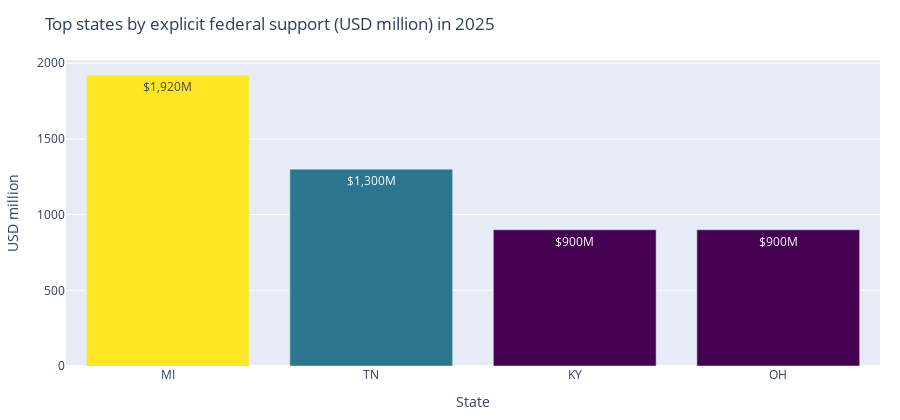
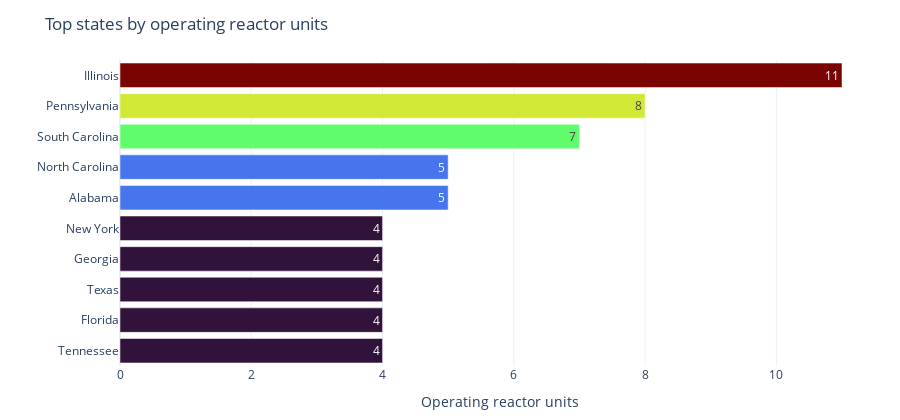
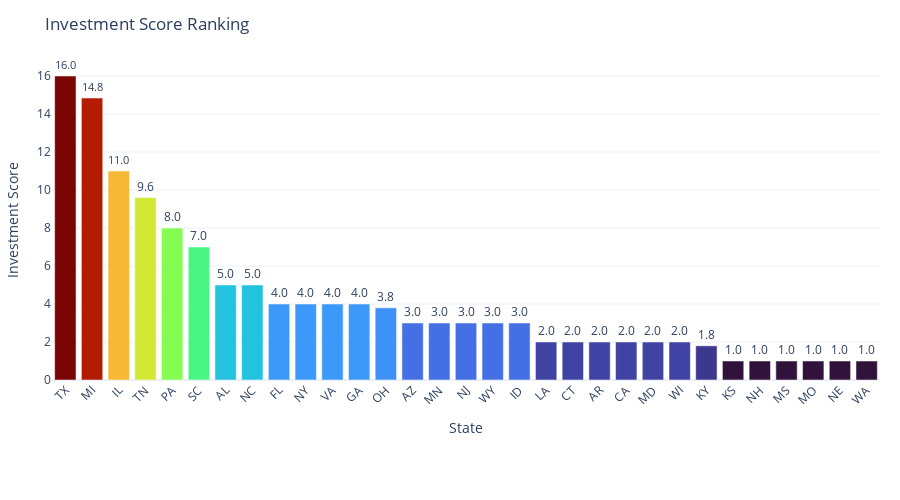
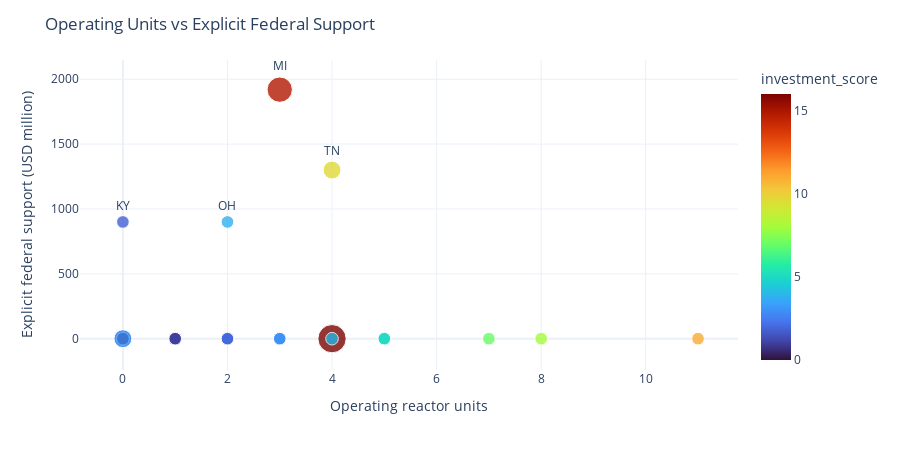

The notebook cell these images were saved under, in order:
### Markdown cell above
## II. Nuclear Investments and Scoring by State

### Code cell
import pandas as pd
import numpy as np

from IPython.display import HTML, display
import plotly.graph_objects as go
import plotly.express as px

# Load your uploaded CSVs
inv = pd.read_csv("us_nuclear_investment_by_state_asof_2026-02-25.csv", sep=";")
policy = pd.read_csv("inl_nuclear_policy_mentions_classified.csv", sep=";")

# Clean types (safe casts)
int_cols = [
    "fips",
    "operating_reactor_units",
    "planned_new_reactor_units",
    "restart_existing_reactor_units",
]
for c in int_cols:
    inv[c] = pd.to_numeric(inv[c], errors="coerce").fillna(0).astype(int)

float_cols = [
    "restart_capacity_mw",
    "explicit_federal_support_usd_m",
    "state_reported_nuclear_investment_usd_m",
    "project_reported_private_investment_usd_m",
    "investment_score",
]
for c in float_cols:
    inv[c] = pd.to_numeric(inv[c], errors="coerce").fillna(0.0)

policy["theme"] = policy["theme"].fillna("").astype(str)
policy["state"] = policy["state"].fillna("").astype(str)


# Cell 2
display(HTML('<div class="section-title">III. Data Visualization and Analysis</div>'))
display(
    HTML(
        '<div class="fig-title">Figure 1 — Top Federal Support by State (USD million)</div>'
    )
)

top_support = (
    inv[inv["explicit_federal_support_usd_m"] > 0]
    .sort_values("explicit_federal_support_usd_m", ascending=False)
    .head(12)
)

# Plotly bar chart
fig1 = go.Figure(
    data=[
        go.Bar(
            x=top_support["abbr"],
            y=top_support["explicit_federal_support_usd_m"],
            text=[f"${v:,.0f}M" for v in top_support["explicit_federal_support_usd_m"]],
            textposition="inside",
            marker=dict(
                color=top_support["explicit_federal_support_usd_m"],
                colorscale="Viridis",
                showscale=False,
            ),
        )
    ]
)
fig1.update_layout(
    title="Top states by explicit federal support (USD million) in 2025",
    xaxis_title="State",
    yaxis_title="USD million",
    margin=dict(l=50, r=20, t=60, b=50),
    height=420,
)

# Table HTML
tbl1 = (
    top_support[["state", "explicit_federal_support_usd_m"]]
    .rename(
        columns={
            "state": "State",
            "explicit_federal_support_usd_m": "Federal Support (USD million)",
        }
    )
    .to_html(index=False, border=0)
)

# Side-by-side layout
display(HTML('<div class="grid-2">'))
display(HTML('<div class="card">'))
fig1.show()
display(HTML("</div>"))

display(
    HTML(f"""
<div class="card">
  <h4>Top support table</h4>
  {tbl1}
  <div class="note">Only explicitly stated federal support amounts are included in this field.</div>
</div>
</div>
""")
)

# Cell 3
display(
    HTML('<div class="fig-title">Figure 2 — Operating Reactor Units (Top States)</div>')
)

top_ops = (
    inv.sort_values(["operating_reactor_units", "investment_score"], ascending=False)
    .head(10)
    .copy()
)

# Plotly horizontal bar
data2 = top_ops.sort_values("operating_reactor_units", ascending=True)
fig2 = go.Figure(
    data=[
        go.Bar(
            x=data2["operating_reactor_units"],
            y=data2["state"],
            orientation="h",
            text=data2["operating_reactor_units"],
            textposition="inside",
            marker=dict(
                color=data2["operating_reactor_units"],
                colorscale="Turbo",  # very colorful modern gradient
                showscale=False,
            ),
        )
    ]
)

fig2.update_layout(
    title="Top states by operating reactor units",
    xaxis_title="Operating reactor units",
    template="plotly_white",
    margin=dict(l=120, r=20, t=60, b=50),
    height=420,
)


tbl2 = (
    top_ops[
        [
            "state",
            "operating_reactor_units",
            "planned_new_reactor_units",
            "investment_score",
        ]
    ]
    .rename(
        columns={
            "state": "State",
            "operating_reactor_units": "Operating Reactor Units",
            "planned_new_reactor_units": "Planned New Reactor Units",
            "investment_score": "Investment Score",
        }
    )
    .to_html(index=False, border=0)
)

display(HTML('<div class="grid-2">'))
display(HTML('<div class="card">'))
fig2.show()
display(HTML("</div>"))

display(
    HTML(f"""
<div class="card">
  <h4>Operating fleet preview</h4>
  {tbl2}
</div>
</div>
""")
)

# Cell 4
display(
    HTML('<div class="fig-title">Figure 3 — Investment Score by State (All 50)</div>')
)

score_sorted = (
    inv[inv["investment_score"] > 0]  # 🔹 remove zero-score states
    .sort_values("investment_score", ascending=False)
    .copy()
)

fig3 = go.Figure(
    data=[
        go.Bar(
            x=score_sorted["abbr"],
            y=score_sorted["investment_score"],
            text=[f"{v:.1f}" for v in score_sorted["investment_score"]],
            textposition="outside",
            marker=dict(
                color=score_sorted["investment_score"],  # color by value
                colorscale="Turbo",  # very colorful gradient
                showscale=False,
            ),
            hovertemplate=(
                "<b>%{x}</b><br>"
                "Investment Score: %{y:.2f}<br>"
                "%{hovertext}<extra></extra>"
            ),
            hovertext=[
                f"{s} • {t}"
                for s, t in zip(
                    score_sorted["state"],
                    score_sorted.get("tier", [""] * len(score_sorted)),
                )
            ],
        )
    ]
)

fig3.update_layout(
    title="Investment Score Ranking",
    xaxis_title="State",
    yaxis_title="Investment Score",
    xaxis_tickangle=-45,
    template="plotly_white",
    margin=dict(l=50, r=20, t=60, b=120),
    height=500,
)

display(HTML('<div class="card">'))
fig3.show()
display(HTML("</div>"))

# Cell 5
display(
    HTML(
        '<div class="fig-title">Figure 4 — Scatter: Operating Units vs Explicit Federal Support</div>'
    )
)

# Create a label column
inv["label"] = inv.apply(
    lambda row: row["abbr"] if row["explicit_federal_support_usd_m"] > 0 else "", axis=1
)

fig4 = px.scatter(
    inv,
    x="operating_reactor_units",
    y="explicit_federal_support_usd_m",
    size=inv["planned_new_reactor_units"] + inv["restart_existing_reactor_units"] + 1,
    color="investment_score",
    color_continuous_scale="Turbo",
    hover_data=["state", "investment_score", "tier"],
    text="label",
)

fig4.update_traces(textposition="top center", marker=dict(opacity=0.8))

fig4.update_layout(
    template="plotly_white",
    title="Operating Units vs Explicit Federal Support",
    xaxis_title="Operating reactor units",
    yaxis_title="Explicit federal support (USD million)",
    height=450,
)

fig4.show()


# If you want to hide zero-score states on the map, uncomment the filter line
df_map = inv.copy()
# df_map = df_map[df_map["investment_score"] > 0]

fig_map = px.choropleth(
    df_map,
    locations="abbr",  # state abbreviations (e.g., CA, NY)
    locationmode="USA-states",
    color="investment_score",
    scope="usa",
    color_continuous_scale="Turbo",  # colorful gradient
    hover_name="state",
    hover_data={
        "abbr": True,
        "operating_reactor_units": True,
        "planned_new_reactor_units": True,
        "restart_existing_reactor_units": True,
        "explicit_federal_support_usd_m": True,
        "investment_score": True,
    },
    labels={
        "operating_reactor_units": "Operating Units",
        "planned_new_reactor_units": "Planned New Units",
        "restart_existing_reactor_units": "Restart Units",
        "explicit_federal_support_usd_m": "Federal Support (USD million)",
        "investment_score": "Investment Score",
    },
    title="U.S. Nuclear Investment Score by State",
)

fig_map.update_layout(
    template="plotly_white", height=600, margin=dict(l=10, r=10, t=60, b=10)
)

fig_map.show()

### Figure 1 — Plotly figure (JSON) as saved in the notebook; plotly's stock layout.template omitted (floating-point values rounded to 4 significant figures)
{"data": [{"marker": {"color": [1920.0, 1300.0, 900.0, 900.0], "colorscale": [[0, "#440154"], [0.1111, "#482878"], [0.2222, "#3e4989"], [0.3333, "#31688e"], [0.4444, "#26828e"], [0.5556, "#1f9e89"], [0.6667, "#35b779"], [0.7778, "#6ece58"], [0.8889, "#b5de2b"], [1, "#fde725"]], "showscale": false}, "text": ["$1,920M", "$1,300M", "$900M", "$900M"], "textposition": "inside", "type": "bar", "x": ["MI", "TN", "KY", "OH"], "y": [1920.0, 1300.0, 900.0, 900.0]}], "layout": {"height": 420, "margin": {"b": 50, "l": 50, "r": 20, "t": 60}, "title": {"text": "Top states by explicit federal support (USD million) in 2025"}, "xaxis": {"title": {"text": "State"}}, "yaxis": {"title": {"text": "USD million"}}}}

### Figure 2 — Plotly figure (JSON) as saved in the notebook; plotly's stock layout.template omitted (floating-point values rounded to 4 significant figures)
{"data": [{"marker": {"color": [4, 4, 4, 4, 4, 5, 5, 7, 8, 11], "colorscale": [[0, "#30123b"], [0.07143, "#4145ab"], [0.1429, "#4675ed"], [0.2143, "#39a2fc"], [0.2857, "#1bcfd4"], [0.3571, "#24eca6"], [0.4286, "#61fc6c"], [0.5, "#a4fc3b"], [0.5714, "#d1e834"], [0.6429, "#f3c63a"], [0.7143, "#fe9b2d"], [0.7857, "#f36315"], [0.8571, "#d93806"], [0.9286, "#b11901"], [1, "#7a0402"]], "showscale": false}, "orientation": "h", "text": [4.0, 4.0, 4.0, 4.0, 4.0, 5.0, 5.0, 7.0, 8.0, 11.0], "textposition": "inside", "type": "bar", "x": [4, 4, 4, 4, 4, 5, 5, 7, 8, 11], "y": ["Tennessee", "Florida", "Texas", "Georgia", "New York", "Alabama", "North Carolina", "South Carolina", "Pennsylvania", "Illinois"]}], "layout": {"height": 420, "margin": {"b": 50, "l": 120, "r": 20, "t": 60}, "title": {"text": "Top states by operating reactor units"}, "xaxis": {"title": {"text": "Operating reactor units"}}}}

### Figure 3 — Plotly figure (JSON) as saved in the notebook; plotly's stock layout.template omitted (floating-point values rounded to 4 significant figures)
{"data": [{"hovertemplate": "<b>%{x}</b><br>Investment Score: %{y:.2f}<br>%{hovertext}<extra></extra>", "hovertext": ["Texas • Tier 1", "Michigan • Tier 1", "Illinois • Tier 1", "Tennessee • Tier 2", "Pennsylvania • Tier 2", "South Carolina • Tier 2", "Alabama • Tier 2", "North Carolina • Tier 2", "Florida • Tier 2", "New York • Tier 2", "Virginia • Tier 2", "Georgia • Tier 2", "Ohio • Tier 3", "Arizona • Tier 3", "Minnesota • Tier 3", "New Jersey • Tier 3", "Wyoming • Tier 3", "Idaho • Tier 3", "Louisiana • Tier 3", "Connecticut • Tier 3", "Arkansas • Tier 3", "California • Tier 3", "Maryland • Tier 3", "Wisconsin • Tier 3", "Kentucky • Tier 3", "Kansas • Tier 3", "New Hampshire • Tier 3", "Mississippi • Tier 3", "Missouri • Tier 3", "Nebraska • Tier 3", "Washington • Tier 3"], "marker": {"color": [16.0, 14.84, 11.0, 9.6, 8.0, 7.0, 5.0, 5.0, 4.0, 4.0, 4.0, 4.0, 3.8, 3.0, 3.0, 3.0, 3.0, 3.0, 2.0, 2.0, 2.0, 2.0, 2.0, 2.0, 1.8, 1.0, 1.0, 1.0, 1.0, 1.0, 1.0], "colorscale": [[0, "#30123b"], [0.07143, "#4145ab"], [0.1429, "#4675ed"], [0.2143, "#39a2fc"], [0.2857, "#1bcfd4"], [0.3571, "#24eca6"], [0.4286, "#61fc6c"], [0.5, "#a4fc3b"], [0.5714, "#d1e834"], [0.6429, "#f3c63a"], [0.7143, "#fe9b2d"], [0.7857, "#f36315"], [0.8571, "#d93806"], [0.9286, "#b11901"], [1, "#7a0402"]], "showscale": false}, "text": ["16.0", "14.8", "11.0", "9.6", "8.0", "7.0", "5.0", "5.0", "4.0", "4.0", "4.0", "4.0", "3.8", "3.0", "3.0", "3.0", "3.0", "3.0", "2.0", "2.0", "2.0", "2.0", "2.0", "2.0", "1.8", "1.0", "1.0", "1.0", "1.0", "1.0", "1.0"], "textposition": "outside", "type": "bar", "x": ["TX", "MI", "IL", "TN", "PA", "SC", "AL", "NC", "FL", "NY", "VA", "GA", "OH", "AZ", "MN", "NJ", "WY", "ID", "LA", "CT", "AR", "CA", "MD", "WI", "KY", "KS", "NH", "MS", "MO", "NE", "WA"], "y": [16.0, 14.84, 11.0, 9.6, 8.0, 7.0, 5.0, 5.0, 4.0, 4.0, 4.0, 4.0, 3.8, 3.0, 3.0, 3.0, 3.0, 3.0, 2.0, 2.0, 2.0, 2.0, 2.0, 2.0, 1.8, 1.0, 1.0, 1.0, 1.0, 1.0, 1.0]}], "layout": {"height": 500, "margin": {"b": 120, "l": 50, "r": 20, "t": 60}, "title": {"text": "Investment Score Ranking"}, "xaxis": {"tickangle": -45, "title": {"text": "State"}}, "yaxis": {"title": {"text": "Investment Score"}}}}

### Figure 4 — Plotly figure (JSON) as saved in the notebook; plotly's stock layout.template omitted (floating-point values rounded to 4 significant figures; data arrays with more than 128 entries replaced by an {"elided": "..."} marker saying what was removed)
{"data": [{"customdata": {"elided": "50x3 mixed values"}, "hovertemplate": "operating_reactor_units=%{x}<br>explicit_federal_support_usd_m=%{y}<br>size=%{marker.size}<br>label=%{text}<br>state=%{customdata[0]}<br>investment_score=%{marker.color}<br>tier=%{customdata[2]}<extra></extra>", "legendgroup": "", "marker": {"color": [5.0, 0.0, 3.0, 2.0, 2.0, 0.0, 2.0, 0.0, 4.0, 4.0, 0.0, 3.0, 11.0, 0.0, 0.0, 1.0, 1.8, 2.0, 0.0, 2.0, 0.0, 14.84, 3.0, 1.0, 1.0, 0.0, 1.0, 0.0, 1.0, 3.0, 0.0, 4.0, 5.0, 0.0, 3.8, 0.0, 0.0, 8.0, 0.0, 7.0, 0.0, 9.6, 16.0, 0.0, 0.0, 4.0, 1.0, 0.0, 2.0, 3.0], "coloraxis": "coloraxis", "opacity": 0.8, "size": [1, 1, 1, 1, 1, 1, 1, 1, 1, 1, 1, 2, 1, 1, 1, 1, 1, 1, 1, 1, 1, 4, 1, 1, 1, 1, 1, 1, 1, 1, 1, 1, 1, 1, 1, 1, 1, 1, 1, 1, 1, 2, 5, 1, 1, 1, 1, 1, 1, 2], "sizemode": "area", "sizeref": 0.0125, "symbol": "circle"}, "mode": "markers+text", "name": "", "orientation": "v", "showlegend": false, "text": ["", "", "", "", "", "", "", "", "", "", "", "", "", "", "", "", "KY", "", "", "", "", "MI", "", "", "", "", "", "", "", "", "", "", "", "", "OH", "", "", "", "", "", "", "TN", "", "", "", "", "", "", "", ""], "textposition": "top center", "type": "scatter", "x": [5, 0, 3, 2, 2, 0, 2, 0, 4, 4, 0, 0, 11, 0, 0, 1, 0, 2, 0, 2, 0, 3, 3, 1, 1, 0, 1, 0, 1, 3, 0, 4, 5, 0, 2, 0, 0, 8, 0, 7, 0, 4, 4, 0, 0, 4, 1, 0, 2, 0], "xaxis": "x", "y": [0.0, 0.0, 0.0, 0.0, 0.0, 0.0, 0.0, 0.0, 0.0, 0.0, 0.0, 0.0, 0.0, 0.0, 0.0, 0.0, 900.0, 0.0, 0.0, 0.0, 0.0, 1920.0, 0.0, 0.0, 0.0, 0.0, 0.0, 0.0, 0.0, 0.0, 0.0, 0.0, 0.0, 0.0, 900.0, 0.0, 0.0, 0.0, 0.0, 0.0, 0.0, 1300.0, 0.0, 0.0, 0.0, 0.0, 0.0, 0.0, 0.0, 0.0], "yaxis": "y"}], "layout": {"coloraxis": {"colorbar": {"title": {"text": "investment_score"}}, "colorscale": [[0, "#30123b"], [0.07143, "#4145ab"], [0.1429, "#4675ed"], [0.2143, "#39a2fc"], [0.2857, "#1bcfd4"], [0.3571, "#24eca6"], [0.4286, "#61fc6c"], [0.5, "#a4fc3b"], [0.5714, "#d1e834"], [0.6429, "#f3c63a"], [0.7143, "#fe9b2d"], [0.7857, "#f36315"], [0.8571, "#d93806"], [0.9286, "#b11901"], [1, "#7a0402"]]}, "height": 450, "legend": {"itemsizing": "constant", "tracegroupgap": 0}, "margin": {"t": 60}, "title": {"text": "Operating Units vs Explicit Federal Support"}, "xaxis": {"anchor": "y", "domain": [0, 1], "title": {"text": "Operating reactor units"}}, "yaxis": {"anchor": "x", "domain": [0, 1], "title": {"text": "Explicit federal support (USD million)"}}}}
